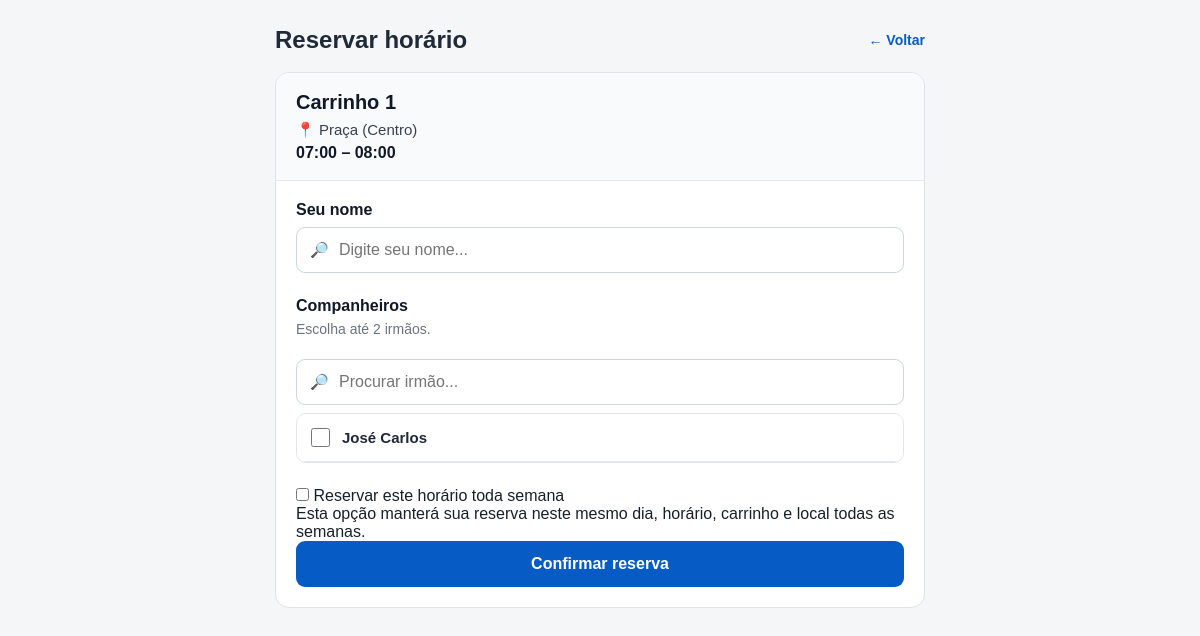
/participar/527 (signed in), run on the app's committed database.
### app/models.py (models this page shows)
class Carrinho(db.Model):
    id = db.Column(
        db.Integer,
        primary_key=True
    )
    nome = db.Column(
        db.String(50),
        nullable=False
    )
    ativo = db.Column(
        db.Boolean,
        default=True
    )

class Local(db.Model):
    id = db.Column(
        db.Integer,
        primary_key=True
    )
    nome = db.Column(
        db.String(100),
        nullable=False
    )
    ativo = db.Column(
        db.Boolean,
        default=True
    )

class Programacao(db.Model):
    id = db.Column(
        db.Integer,
        primary_key=True
    )
    data = db.Column(
        db.Date,
        nullable=False
    )
    hora_inicio = db.Column(
        db.Time,
        nullable=False
    )
    hora_fim = db.Column(
        db.Time,
        nullable=False
    )
    carrinho_id = db.Column(
        db.Integer,
        db.ForeignKey("carrinho.id"),
        nullable=False
    )
    local_id = db.Column(
        db.Integer,
        db.ForeignKey("local.id"),
        nullable=False
    )
    quantidade_maxima = db.Column(
        db.Integer,
        default=3
    )
    carrinho = db.relationship(
        "Carrinho"
    )
    local = db.relationship(
        "Local"
    )

class Pessoa(db.Model):
    id = db.Column(
        db.Integer,
        primary_key=True
    )
    nome = db.Column(
        db.String(100),
        nullable=False,
        unique=True
    )
    ativo = db.Column(
        db.Boolean,
        default=True
    )
    usuario_id = db.Column(
        db.Integer,
        db.ForeignKey("usuario.id"),
        nullable=True,
        unique=True
    )
    usuario = db.relationship(
        "Usuario",
        foreign_keys=[usuario_id]
    )

### app/routes.py (the view, shortened to what this page needs)
@routes.route(
    "/participar/<int:programacao_id>",
    methods=["GET", "POST"]
)
@login_required
def participar(programacao_id):
    programacao = Programacao.query.get_or_404(
        programacao_id
    )
    hoje = agora_sao_paulo().date()
    if programacao.data < hoje:
        return voltar_agenda_com_flash(
            hoje,
            "Não é possível fazer uma reserva para uma data que já passou.",
            "warning"
        )
    pessoas = Pessoa.query.filter_by(
        ativo=True
    ).order_by(
        Pessoa.nome
    ).all()
    reserva_fixa_existente = Reserva.query.filter(
        Reserva.tipo == "FIXA",
        Reserva.ativo == True,
        Reserva.carrinho_id == programacao.carrinho_id,
        Reserva.dia_semana == programacao.data.weekday(),
        Reserva.hora_inicio == programacao.hora_inicio,
        Reserva.hora_fim == programacao.hora_fim,
        Reserva.data_inicio <= programacao.data
    ).first()
    return render_template(
        "participar.html",
        programacao=programacao,
        pessoas=pessoas,
        reserva_fixa_existente=reserva_fixa_existente
    )

### app/models.py (called while the page is built)
    @property
    def is_authenticated(self):
        return True

### app/routes.py (called while the page is built)
def agora_sao_paulo():
    return datetime.now(SAO_PAULO)

@routes.after_request
def impedir_cache_da_agenda(response):
    if request.endpoint == "routes.agenda":
        response.headers["Cache-Control"] = "no-store, no-cache, must-revalidate, max-age=0"
        response.headers["Pragma"] = "no-cache"
        response.headers["Expires"] = "0"
    return response

### app/templates/participar.html (shortened to what this page needs)
<!DOCTYPE html>
<html lang="pt-BR">
<head>
    <link
        rel="stylesheet"
        href="{{ url_for('static', filename='css/style.css') }}"
    >
</head>
<body>
<div class="app">
    <main class="conteudo-novo">
        <div class="pagina-reserva">
            <div class="topo-reserva">
                <h2>Reservar horário</h2>
                <a
                    class="voltar-reserva"
                    href="{{ url_for(
                        'routes.agenda',
                        data=programacao.data.isoformat()
                    ) }}"
                >
                    ← Voltar
                </a>
            </div>
            <div class="card-reserva">
                <div class="resumo-reserva">
                    <h3>
                        {{ programacao.carrinho.nome }}
                    </h3>
                    <div class="resumo-local">
                        📍 {{ programacao.local.nome }}
                    </div>
                    <div class="resumo-horario">
                        {{ programacao.hora_inicio.strftime('%H:%M') }}
                        –
                        {{ programacao.hora_fim.strftime('%H:%M') }}
                    </div>
                </div>
                <form
                    method="POST"
                    class="form-reserva"
                >
                    <div class="campo-reserva">
                        <label for="busca-nome">
                            Seu nome
                        </label>
                        <div class="busca-pessoa">
                            <span class="icone-busca">
                            </span>
                            <input
                                type="text"
                                id="busca-nome"
                                placeholder="Digite seu nome..."
                                autocomplete="off"
                            >
                        </div>
                    </div>
                    <div class="campo-reserva">
                        <label>
                            Companheiros
                        </label>
                        <p class="descricao-companheiros">
                            Escolha até 2 irmãos.
                        </p>
                        <div class="busca-pessoa">
                            <span class="icone-busca">
                            </span>
                            <input
                                type="text"
                                id="busca-companheiro"
                                placeholder="Procurar irmão..."
                                autocomplete="off"
                            >
                        </div>
                        <div
                            id="lista-pessoas"
                            class="lista-pessoas"
                        >
                            {% for pessoa in pessoas %}
                                <label
                                    class="pessoa-checkbox"
                                    data-nome="{{ pessoa.nome }}"
                                >
                                    <input
                                        type="checkbox"
                                        name="pessoas"
                                        value="{{ pessoa.nome }}"
                                    >
                                    <span>
                                        {{ pessoa.nome }}
                                    </span>
                                </label>
                            {% endfor %}
                        </div>
                    </div>
                <div class="reserva-fixa">
                    <label>
                        <input
                            type="checkbox"
                            name="reserva_fixa"
                            value="sim"
                        >
                        Reservar este horário toda semana
                    </label>
                    <p>
                        Esta opção manterá sua reserva neste mesmo dia,
                        horário, carrinho e local todas as semanas.
                    </p>
                </div>
                    <button
                        type="submit"
                        class="botao-confirmar-reserva"
                    >
                        Confirmar reserva
                    </button>
                </form>
            </div>
        </div>
    </main>
</div>
</body>
</html>

### app/static/css/style.css (style rules this page uses)
* { box-sizing: border-box; margin: 0; padding: 0; }
body { font-family: Arial, sans-serif; background: #f4f6f8; color: #17202a; padding-bottom: 80px; }
h2 { font-size: 18px; margin: 18px 0 12px; }
button { border: none; background: #0756ad; color: white; padding: 10px 18px; border-radius: 7px; font-size: 14px; font-weight: bold; cursor: pointer; }
.campo-reserva { margin-bottom: 18px; }
.campo-reserva label { display: block; font-weight: bold; margin-bottom: 7px; }
.campo-reserva input, .campo-reserva select { width: 100%; box-sizing: border-box; padding: 12px; border: 1px solid #ccc; border-radius: 8px; font-size: 16px; background: white; }
.conteudo-novo { width: calc(100% - 52px); max-width: 1400px; margin: 26px auto 50px; box-sizing: border-box; }
.pagina-reserva { max-width: 650px; margin: 0 auto; }
.topo-reserva { display: flex; align-items: center; justify-content: space-between; gap: 15px; margin-bottom: 18px; }
.topo-reserva h2 { margin: 0; font-size: 24px; color: #1f2937; }
.voltar-reserva { color: #075bc5; text-decoration: none; font-size: 14px; font-weight: 600; }
.card-reserva { background: #ffffff; border: 1px solid #dfe3e8; border-radius: 14px; overflow: hidden; }
.resumo-reserva { padding: 18px 20px; border-bottom: 1px solid #e5e8eb; background: #f8fafc; }
.resumo-reserva h3 { margin: 0 0 7px 0; font-size: 20px; color: #111827; }
.resumo-local { font-size: 15px; color: #374151; margin-bottom: 5px; }
.resumo-horario { font-size: 16px; font-weight: 700; color: #111827; }
.form-reserva { padding: 20px; }
.campo-reserva { margin-bottom: 24px; }
.campo-reserva > label { display: block; margin-bottom: 8px; font-size: 16px; font-weight: 700; color: #111827; }
.campo-reserva input[type="text"] { width: 100%; box-sizing: border-box; padding: 13px 14px; border: 1px solid #cfd5dc; border-radius: 9px; font-size: 16px; outline: none; }
.descricao-companheiros { margin: -2px 0 12px 0; color: #6b7280; font-size: 14px; }
.lista-pessoas { background: #fff; border: 1px solid #e1e5ea; border-radius: 12px; overflow: visible; }
.pessoa-checkbox { display: flex !important; align-items: center; gap: 12px; min-height: 48px; padding: 0 14px; margin: 0 !important; border-bottom: 1px solid #e5e7eb; cursor: pointer; font-size: 15px; font-weight: 500; color: #1f2937; box-sizing: border-box; }
.pessoa-checkbox:last-child { border-bottom: none; }
.pessoa-checkbox input[type="checkbox"] { width: 19px; height: 19px; margin: 0; flex: 0 0 auto; cursor: pointer; }
.pessoa-checkbox span { flex: 1; }
.botao-confirmar-reserva { width: 100%; border: none; border-radius: 9px; padding: 14px 18px; background: #075bc5; color: white; font-size: 16px; font-weight: 700; cursor: pointer; }
.busca-pessoa { position: relative; display: flex; align-items: center; }
.icone-busca { position: absolute; left: 14px; font-size: 15px; pointer-events: none; }
.busca-pessoa input { padding-left: 42px !important; }
.lista-pessoas { margin-top: 8px; display: flex; flex-direction: column; border: 1px solid #e1e5e9; border-radius: 10px; overflow: hidden; max-height: 330px; overflow-y: auto; }
.pessoa-checkbox { display: flex !important; align-items: center; gap: 12px; min-height: 48px; padding: 0 14px; margin: 0 !important; border-bottom: 1px solid #e5e7eb; cursor: pointer; font-size: 15px; font-weight: 500; color: #1f2937; box-sizing: border-box; background: white; }
.lista-pessoas .pessoa-checkbox { display: flex !important; align-items: center; gap: 12px; min-height: 48px; padding: 0 14px; margin: 0 !important; border-bottom: 1px solid #e5e7eb; background: white; color: #1f2937; cursor: pointer; }
.lista-pessoas .pessoa-checkbox input[type="checkbox"] { width: 19px; height: 19px; margin: 0; }
.lista-pessoas .pessoa-checkbox span { color: #1f2937; flex: 1; }

### data on the page
Carrinho: carrinho.nome "Carrinho 1"
Local: local.nome "Praça (Centro)"
Programacao: hora_inicio "07:00", hora_fim "08:00"
Pessoa: nome "José Carlos"
